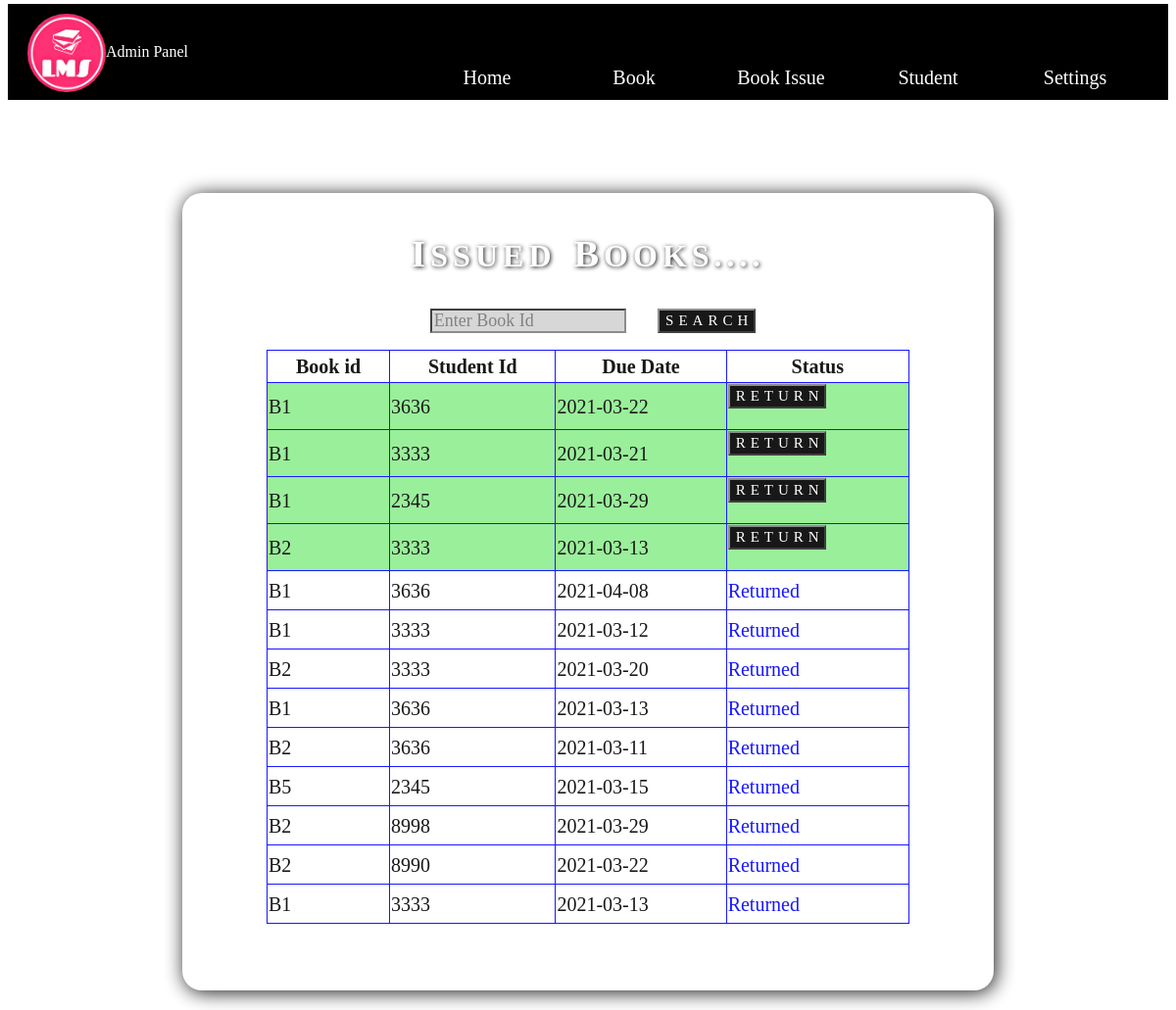
The app's page /Issued_Books.php with its own data.
### tables this page shows
CREATE TABLE `book_issue` (
  `Issue_Id` varchar(10) NOT NULL,
  `BookId` varchar(10) NOT NULL,
  `Student_Id` int(11) NOT NULL,
  `Issue_Date` date NOT NULL,
  `Due_Date` date NOT NULL,
  `Status` varchar(10) NOT NULL
);

### Issued_Books.php (the view, shortened to what this page needs)
<html>
<head>
<link rel="stylesheet" type="text/css" href="lms_1.css">
</head>
<body><br><br>
<?php
include('Connection.php');
include('A_Fields.php');
$qry="select Issue_Id,BookId,Student_Id,Due_Date,Status from Book_Issue where BookId like 'B%' ";
?><div class="issued">
<h1><big>I</big>SSUED <big>B</big>OOKS....</h1>
<br>
<form method="post">
<table style="margin-left:auto;margin-right:auto;"border="0" width="50%" ><th><input type="text" placeholder="Enter Book Id" name="id"/></th>
 <th><input type="submit" name="search" value="SEARCH"/></button></th>
</table>
</form>
<?php
$qry=$qry."ORDER BY Status";
$qry=mysqli_query($conn,"$qry") or die("Error:".mysqli_error($conn));
if(mysqli_num_rows($qry))
{
	echo '<table border="1" align="center" width="90%">
	<tr>
	<th>Book id</th>
	<th>Student Id</th>
	<th>Due Date</th>
	<th>Status</th>
	</tr>';
	while($row=mysqli_fetch_assoc($qry))
      { if($row["Status"]=='Returned')
		$class='r';else $class='i';
		echo '<tr class='.$class.' ><td>'.$row["BookId"].'</td>
        <td>'.$row["Student_Id"].'</td>
        <td>'.$row["Due_Date"].'</td>';
		if($row["Status"]=='Returned')
        echo '<td> <font color=blue>Returned</font>';
		else if($row["Status"]=='Issued')
		echo '<td><form method=POST>
		<input type=hidden name=isid value='.$row["Issue_Id"].'>
		<input type=hidden name=bid value='.$row["BookId"].'>
		<input type=submit name=quantity value=RETURN>
		</form>
		</td>
		</tr>';
       }
	echo '</table><br>';
}
else
{
 echo '<script>alert("No such Book Is Found");</script>';
 header("refresh:.1;url=Issued_Books.php");
}
?>
</div>
</body>
</html>

### A_Fields.php
<?php
echo "<div class=fields>
<img src=lms_1.png>
<div class=list>
	<ul>
	<li><a href=Admin.php>Home</a></li>
	<li><a href=#>Book</a>
		<ul>
			<li><a href=Add_Books.php>Add New</a></li>
			<li><a href=View_Book_A.php>View</a></li>
		</ul>
	</li>
	<li><a href=#>Book Issue</a>
		<ul>
			<li><a href=Book_Issue.php>Issue A Book</a></li>
			<li><a href=Issued_Books.php>Issued Book</a></li>
		</ul>
	</li>
	<li><a href=#>Student</a>
		<ul>
			<li><a href=View_Student.php>View</a></li>
			<li><a href=Approve_Student.php>Approval</a></li>
		</ul>
	</li>
	<li><a href=#>Settings</a>
		<ul>
			<li><a href=Home.php>LogOut</a></li>
		</ul>
	</li>
	</ul>
</div>Admin Panel</div>";
?>

### lms_1.css (style rules this page uses)
.fields { background-color:black;padding: 40px 20px;color: white;margin:0px;margin-top:-40px; }
.list { margin-left:0;float:right;margin-top:13px; }
.fields img { width:80px;height:80px;margin-left:0;float:left;margin-top:-30px;border-radius:50%; }
ul { list-style:none;margin:0px;padding:0; }
ul li { float:left;font-size:20px;color:white;line-height:45px; width:150px;text-align:center;background-color:black;margin-right:0px; }
ul li a { text-decoration:none;color:white;display:block; }
body { background-repeat:no-repeat;background-size:cover; background-image:url("lms.jpg");font-family: constantia; }
.book_issue h1,.issued h1, .add_book h1,.reg h1, .accnt h1, .view_book h1 { color: white;padding:0;margin:0; text-shadow: 1px 1px 4px black;margin-bottom:15px;letter-spacing:5px;word-spacing:5px; }
.issued { width:70%;background-color:white;color:black;padding:40px 50px; margin: 8% auto;margin-top:95px;margin-bottom:20px;text-align: center; border-radius: 20px;box-sizing:border-box;opacity:.9;box-shadow:2px 2px 20px black; }
.issued table,.view_book table { margin-left:5%;font-size:20px ; border-collapse:collapse; border-color:blue; margin-bottom:10px; line-height:30px; }
.issued input[type=text],.view_book input[type=text] { width:200px;font-size:large; height:25px;border-color:gray;color:black; font-family:constania;background-color:lightgray; }
.issued input[type=submit],.view_book input[type=submit] { background-color:black; font-family:constania; color:white;border-color:gray; font-size:15px; letter-spacing:5px;width:100px; height:25px; font-family:constania; }
.issued th,td,.view_book th,td { text-align:center; }
.add_book th,td { text-align:left;height:30px; }
.reg th,td { text-align:left;height:40px; }
.accnt th,td { text-align:left;height:40px; }

### Issued_Books.php (style rules this page uses)
.i { background-color:lightgreen; }

### records on screen
book_issue: BookId "B1", Student_Id "3636", Due_Date "2021-03-22"
book_issue: BookId "B1", Student_Id "3333", Due_Date "2021-03-21"
book_issue: BookId "B1", Student_Id "2345", Due_Date "2021-03-29"
book_issue: BookId "B2", Student_Id "3333", Due_Date "2021-03-13"
book_issue: BookId "B1", Student_Id "3636", Due_Date "2021-04-08", Status "Returned"
book_issue: BookId "B1", Student_Id "3333", Due_Date "2021-03-12", Status "Returned"
book_issue: BookId "B2", Student_Id "3333", Due_Date "2021-03-20", Status "Returned"
book_issue: BookId "B1", Student_Id "3636", Due_Date "2021-03-13", Status "Returned"
book_issue: BookId "B2", Student_Id "3636", Due_Date "2021-03-11", Status "Returned"
book_issue: BookId "B5", Student_Id "2345", Due_Date "2021-03-15", Status "Returned"
book_issue: BookId "B2", Student_Id "8998", Due_Date "2021-03-29", Status "Returned"
book_issue: BookId "B2", Student_Id "8990", Due_Date "2021-03-22", Status "Returned"
book_issue: BookId "B1", Student_Id "3333", Due_Date "2021-03-13", Status "Returned"
